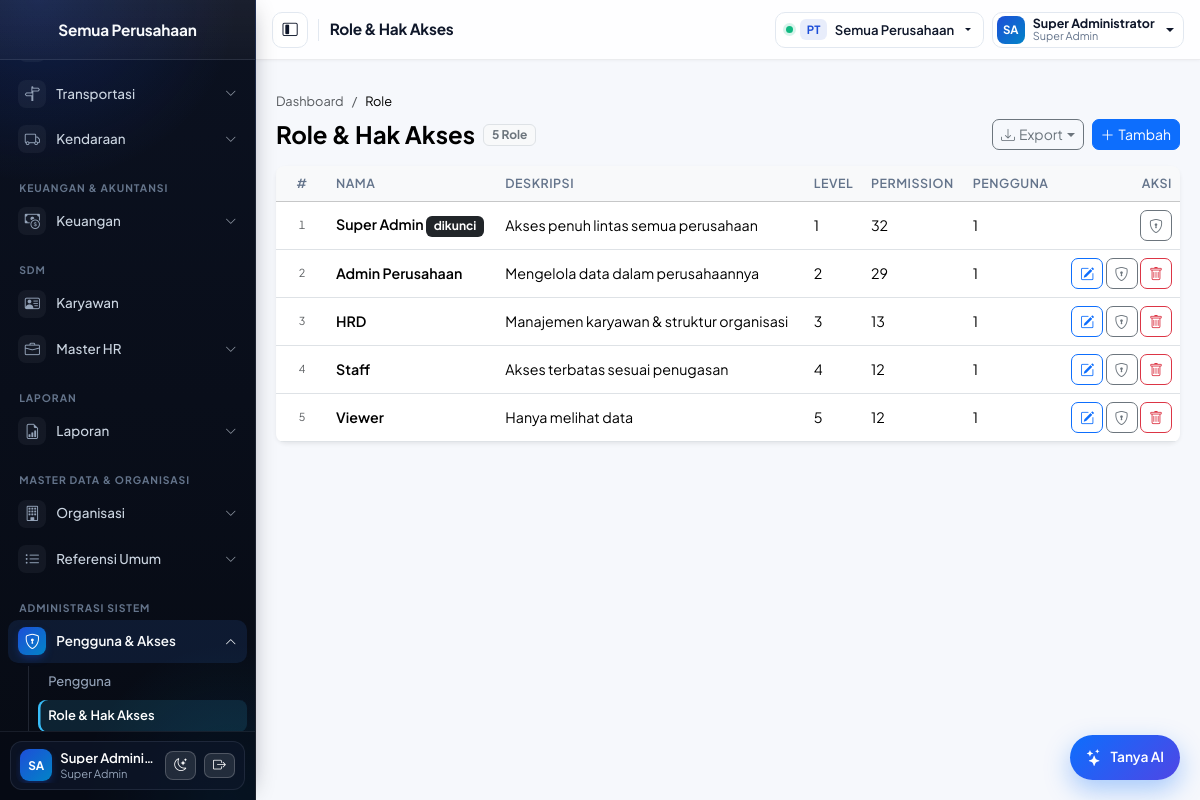
Page /pages/roles/index.php (signed in) on the committed database.
### tables this page shows
CREATE TABLE `roles` (
  `id` INT(11) NOT NULL AUTO_INCREMENT,
  `name` VARCHAR(50) NOT NULL,
  `description` VARCHAR(255) DEFAULT NULL,
  `level` INT(11) NOT NULL DEFAULT 0,
  `created_date` DATETIME NOT NULL DEFAULT CURRENT_TIMESTAMP,
  PRIMARY KEY (`id`),
  UNIQUE KEY `uq_roles_name` (`name`)
);

### config/database.php (called while the page is built, shortened)
<?php
function db(): mysqli
{
    static $conn = null;
    if ($conn instanceof mysqli) {
        return $conn;
    }
    try {
        $conn = new mysqli(DB_HOST, DB_USER, DB_PASS, DB_NAME);
        $conn->set_charset('utf8mb4');
    } catch (mysqli_sql_exception $e) {
        http_response_code(500);
        error_log('DB connection failed: ' . $e->getMessage());
        exit('Koneksi database gagal. Periksa konfigurasi.');
    }
    return $conn;
}

### includes/auth.php (called while the page is built, shortened)
<?php
function is_super_admin(): bool
{
    return ($_SESSION['role_name'] ?? '') === 'Super Admin';
}
function accessible_companies(bool $force_refresh = false): array
{
    $is_sa = is_super_admin() ? 1 : 0;
    if ($is_sa) {
        $rows = db()->query('SELECT id, code, name, logo FROM companies WHERE is_active = 1 ORDER BY name')->fetch_all(MYSQLI_ASSOC);
    }
    return $rows;
}

### includes/grid_export.php (called while the page is built, shortened)
<?php
function ui_export_actions(?array $extra_query = null): array
{
    $q = $_GET;
    unset($q['page'], $q['export']);
    $xlsx_url = '?' . http_build_query(array_merge($q, ['export' => 'xlsx']));
    $pdf_url  = '?' . http_build_query(array_merge($q, ['export' => 'pdf']));
    return [
        [
            'label' => 'Export',
            'icon'  => 'download',
            'class' => 'btn btn-outline-secondary btn-sm dropdown-toggle',
            'items' => [
                [
                    'label'      => 'Excel (.xlsx)',
                    'icon'       => 'file-earmark-excel',
                    'icon_class' => 'text-success',
                    'href'       => $xlsx_url,
                ],
                [
                    'label'      => 'PDF (.pdf)',
                    'icon'       => 'file-earmark-pdf',
                    'icon_class' => 'text-danger',
                    'href'       => $pdf_url,
                ],
            ],
        ],
    ];
}

### pages/roles/index.php (the view, shortened to what this page needs)
<?php
$rows = db()->query('SELECT r.id, r.name, r.description, r.level,
        (SELECT COUNT(*) FROM users u WHERE u.role_id = r.id) AS user_count,
        (SELECT COUNT(*) FROM role_permissions rp WHERE rp.role_id = r.id) AS perm_count
    FROM roles r ORDER BY r.level, r.name')->fetch_all(MYSQLI_ASSOC);
$header_actions = ui_export_actions();
$header_actions[] = ['label' => 'Tambah', 'icon' => 'plus-lg', 'href' => 'pages/roles/form.php', 'class' => 'btn btn-primary btn-sm'];
require __DIR__ . '/../../includes/header.php';
?>
<main class="col-12 col-md-9 col-lg-10 p-3 p-lg-4">
    <?= ui_page_header(
        'Role & Hak Akses',
        ['Dashboard' => 'pages/dashboard/index.php', 'Role' => null],
        [['text' => count($rows) . ' Role', 'class' => 'bg-light text-secondary border']],
        $header_actions
    ) ?>
    <div class="card shadow-sm border-0">
        <div class="table-responsive">
            <table class="table table-hover mb-0 align-middle">
                <thead class="table-light"><tr><th class="text-center" style="width: 52px;">#</th><th>Nama</th><th>Deskripsi</th><th>Level</th><th>Permission</th><th>Pengguna</th><th class="text-end">Aksi</th></tr></thead>
                <tbody>
                <?php foreach ($rows as $idx => $r): ?>
                    <?php $is_super = $r['name'] === ROLE_SUPER_ADMIN; ?>
                    <tr>
                        <td class="text-center text-muted small"><?= $idx + 1 ?></td>
                        <td class="fw-semibold"><?= e($r['name']) ?><?= $is_super ? ' <span class="badge bg-dark">dikunci</span>' : '' ?></td>
                        <td><?= e($r['description'] ?? '') ?></td>
                        <td><?= (int) $r['level'] ?></td>
                        <td><?= (int) $r['perm_count'] ?></td>
                        <td><?= (int) $r['user_count'] ?></td>
                        <td class="text-end text-nowrap">
                            <?php if (!$is_super): ?>
                                <a class="btn btn-sm btn-outline-primary" href="<?= e(APP_URL) ?>/pages/roles/form.php?id=<?= (int) $r['id'] ?>" title="Ubah" aria-label="Ubah"><i class="bi bi-pencil-square"></i></a>
                            <?php endif; ?>
                            <a class="btn btn-sm btn-outline-secondary" href="<?= e(APP_URL) ?>/pages/roles/permissions.php?id=<?= (int) $r['id'] ?>" title="Hak Akses" aria-label="Hak Akses"><i class="bi bi-shield-lock"></i></a>
                            <?php if (!$is_super): ?>
                                <form method="post" action="<?= e(APP_URL) ?>/pages/roles/delete.php" class="d-inline"
                                      onsubmit="return confirm('Hapus role ini?')">
                                    <button type="submit" class="btn btn-sm btn-outline-danger" title="Hapus" aria-label="Hapus"><i class="bi bi-trash"></i></button>
                                </form>
                            <?php endif; ?>
                        </td>
                    </tr>
                <?php endforeach; ?>
                </tbody>
            </table>
        </div>
    </div>
</main>
<?php require __DIR__ . '/../../includes/footer.php'; ?>

### rows in the picture
roles: name "Super Admin", shows "dikunci", description "Akses penuh lintas semua perusahaan", level "1", perm_count "32", user_count "1"
roles: name "Admin Perusahaan", description "Mengelola data dalam perusahaannya", level "2", perm_count "29", user_count "1"
roles: name "HRD", description "Manajemen karyawan & struktur organisasi", level "3", perm_count "13", user_count "1"
roles: name "Staff", description "Akses terbatas sesuai penugasan", level "4", perm_count "12", user_count "1"
roles: name "Viewer", description "Hanya melihat data", level "5", perm_count "12", user_count "1"

### other values in the picture
$sidebarCompanyName "Semua Perusahaan"
$m['label'] "Transportasi"
$m['label'] "Kendaraan"
$sec "KEUANGAN & AKUNTANSI"
$m['label'] "Keuangan"
$sec "SDM"
$m['label'] "Karyawan"
$m['label'] "Master HR"
$sec "LAPORAN"
$m['label'] "Laporan"
$sec "MASTER DATA & ORGANISASI"
$m['label'] "Organisasi"
$m['label'] "Referensi Umum"
$sec "ADMINISTRASI SISTEM"
$m['label'] "Pengguna & Akses"
